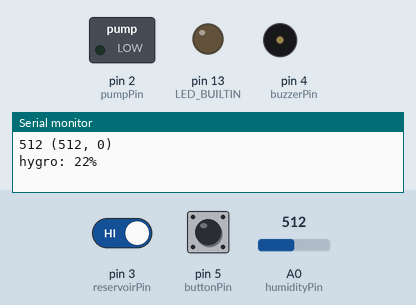
The sketch below on a simulated Arduino Uno, built with avr-gcc and run on an emulated ATmega328P. Parts: switched loads named in the sketch (green lamp = pin HIGH), output pins drawn as LEDs (lit = HIGH), buzzer (waves = sounding), the last lines printed to the serial monitor. Inputs (shaded band) come from the test bench; at power-on: pin 3 (reservoirPin) HIGH, A0 (humidityPin) = 512, pin 5 (buttonPin) LOW.

Above: at 1.2 s.
1.3 s: pin 3 (reservoirPin) driven LOW
At 5.1 s:
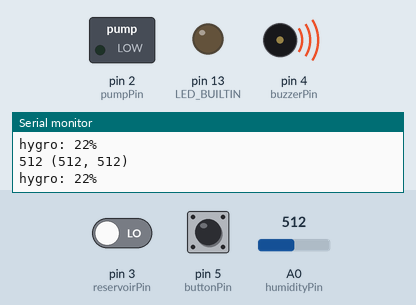
14.3 s: A0 (humidityPin) set to 610
27.3 s: A0 (humidityPin) set to 511
At 30.1 s:
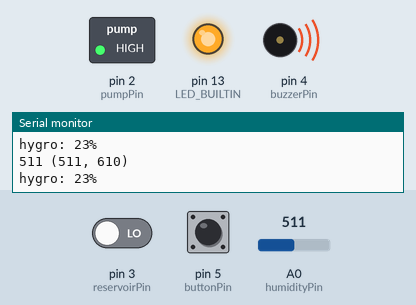
32.5 s: pin 3 (reservoirPin) driven HIGH
At 55.8 s:
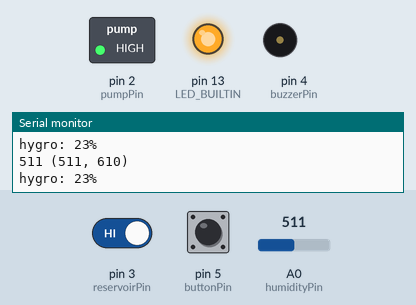
Timing chart, 0 to 56.5 s (numbered marks = the images above; inputs shaded):
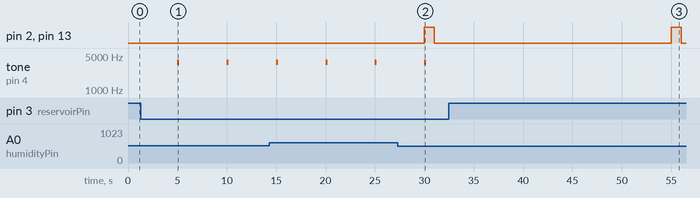

The sketch:

AutomaticWatering.ino
```cpp
////////////////////////////////// LIBRARIES ///////////////////////////////////
// Used to create non blocking simultaneous code modules
#include <SimpleTimer.h>
// Used to de-bounce the button
#include <Bounce2.h>

/////////////////////// PROTOTYPES AND GLOBAL VARIABLES ////////////////////////
SimpleTimer timer;

void checkSoilHumidity();
    bool watering = false;
    int wateringTimerID = timer.MAX_TIMERS;
    int humidityPerCent();
    void togglePumpState();
        bool pumpState = LOW;


void checkReservoirLevel();
    bool reservoirEmpty = false;
    void notifyEmptyReservoir();

void checkPumpOverride();
    Bounce bouncer = Bounce();

void log();
    unsigned int cur_min = 1023;
    unsigned int cur_max = 0;

////////////////////////////////// CONSTANTS ///////////////////////////////////
const int pumpPin = 2;
const int reservoirPin = 3;
const int buzzerPin = 4;
const int buttonPin = 5;
const int humidityPin = A0;
// From experimental measurements, a value of around 200 means well watered
// while a value of around 600 means not watered at all
const int MIN_HUMIDITY = 200;
const int MAX_HUMIDITY = 600;

////////////////////////////// BUILTIN FUNCTIONS ///////////////////////////////
void setup() {
    Serial.begin(9600);

    pinMode(pumpPin, OUTPUT);
    pinMode(reservoirPin, INPUT);
    pinMode(buzzerPin, OUTPUT);
    pinMode(LED_BUILTIN, OUTPUT);

    pinMode(buttonPin, INPUT);
    bouncer.attach(buttonPin);
    bouncer.interval(5);

    timer.setInterval(5000, checkSoilHumidity);
    timer.setInterval(5000, checkReservoirLevel);
    timer.setInterval(0, checkPumpOverride);
    timer.setInterval(1000, log);
}

void loop() {
    timer.run();
}

/////////////////////////////// IMPLEMENTATIONS ////////////////////////////////
/**
 * Check the soil's humidity, and if it falls bellow 10%, activate the pump.
 * Stop the pump once the humidity goes above 50%.
 */
void checkSoilHumidity() {
    if (humidityPerCent() < 10) {
        watering = true;
    }
    else if (humidityPerCent() > 50) {
        watering = false;
    }

    if (watering) {
        // Activate the pump for one second and then deactivate it. We activate
        // it in bursts so that the soil has time to absorb the water and the
        // sensor can pick up the new humidity.
        timer.setTimeout(0, togglePumpState);
        timer.setTimeout(1000, togglePumpState);
    }
}

/**
 * Return the soil humidity, in percentage.
 * @return The humidity in percentage. 100% means most humid, and 0% not humid
 *             at all
 */
int humidityPerCent() {
    // Read the sensor's value
    int humidityValue = analogRead(humidityPin);

    humidityValue = constrain(humidityValue, MIN_HUMIDITY, MAX_HUMIDITY);
    humidityValue = map(humidityValue, MIN_HUMIDITY, MAX_HUMIDITY, 100, 0);

    return humidityValue;
}

/**
 * Toggle the pump's state to activate or deactivate it.
 */
void togglePumpState() {
    pumpState = !pumpState;
    digitalWrite(pumpPin, pumpState);
    digitalWrite(LED_BUILTIN, pumpState);
}

/**
 * Check if the reservoir is empty, and if it is set the homonymous variable and
 * notify using the buzzer.
 */
void checkReservoirLevel() {
    if (!digitalRead(reservoirPin)) {
        reservoirEmpty = true;

        timer.setTimeout(0, notifyEmptyReservoir);
        timer.setTimeout(400, notifyEmptyReservoir);
    }
    else {
        reservoirEmpty = false;
    }
}

/**
 * Activate the buzzer for 200 ms at 2500 Hz.
 */
void notifyEmptyReservoir() {
    tone(buzzerPin, 3729, 200);
}

/**
 * While the button is being pressed, and the reservoir is not empty, keep the
 * pump running. Used to empty the reservoir.
 */
void checkPumpOverride() {
    bouncer.update();
    if (bouncer.rose()) {
        togglePumpState();
    }
}

/**
 * Just for debugging purposes.
 */
void log() {
    // Get the current value of hygrometer's sensor
    unsigned int cur = analogRead(humidityPin);
    // Update minimum and maximum measured values
    if (cur < cur_min)
        cur_min = cur;
    else if (cur > cur_max)
        cur_max = cur;

    // Print values as: current (minimum, maximum)
    Serial.print(cur);
    Serial.print(" (");
    Serial.print(cur_min);
    Serial.print(", ");
    Serial.print(cur_max);
    Serial.println(")");

    // Print current value in percentage
    Serial.print("hygro: ");
    Serial.print(humidityPerCent());
    Serial.println("%");
    Serial.println();
}
```

Measured:
- after the input at 1.3 s, tone on pin 4 (buzzerPin): alternates 3729 Hz for 0.20 s and silent for 4.8 s, starting after 3.7 s
- after the input at 32.5 s, tone on pin 4 (buzzerPin): stops changing and stays silent
